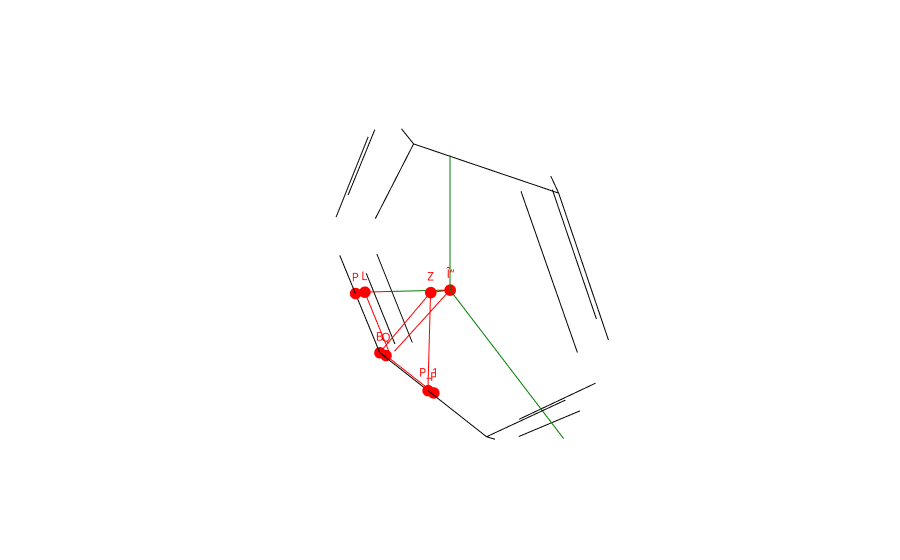

Notebook cell for this chart:
### Code cell
plot_brillouin_zone(el_bs.structure)

### Figure 1 — Plotly figure (JSON) as saved in the notebook; plotly's stock layout.template omitted (floating-point values rounded to 4 significant figures)
{"data": [{"line": {"color": "green"}, "mode": "lines+text", "showlegend": false, "text": ["", "a"], "type": "scatter3d", "x": [0, 0.5425], "y": [0, -2.004], "z": [0, -1.085]}, {"line": {"color": "green"}, "mode": "lines+text", "showlegend": false, "text": ["", "b"], "type": "scatter3d", "x": [0, 0.5425], "y": [0, 2.004], "z": [0, -1.085]}, {"line": {"color": "green"}, "mode": "lines+text", "showlegend": false, "text": ["", "c"], "type": "scatter3d", "x": [0, 0], "y": [0, 0], "z": [0, 2.343]}, {"line": {"color": "black"}, "mode": "lines", "showlegend": false, "text": "", "type": "scatter3d", "x": [2.424e-18, 0.3707], "y": [-0.7348, -0.6345], "z": [-1.171, -1.171]}, {"line": {"color": "black"}, "mode": "lines", "showlegend": false, "text": "", "type": "scatter3d", "x": [2.424e-18, -0.3707], "y": [-0.7348, -0.6345], "z": [-1.171, -1.171]}, {"line": {"color": "black"}, "mode": "lines", "showlegend": false, "text": "", "type": "scatter3d", "x": [0.3707, 0.3707], "y": [-0.6345, 0.6345], "z": [-1.171, -1.171]}, {"line": {"color": "black"}, "mode": "lines", "showlegend": false, "text": "", "type": "scatter3d", "x": [0.3707, 2.424e-18], "y": [0.6345, 0.7348], "z": [-1.171, -1.171]}, {"line": {"color": "black"}, "mode": "lines", "showlegend": false, "text": "", "type": "scatter3d", "x": [2.424e-18, -0.3707], "y": [0.7348, 0.6345], "z": [-1.171, -1.171]}, {"line": {"color": "black"}, "mode": "lines", "showlegend": false, "text": "", "type": "scatter3d", "x": [-0.3707, -0.3707], "y": [0.6345, -0.6345], "z": [-1.171, -1.171]}, {"line": {"color": "black"}, "mode": "lines", "showlegend": false, "text": "", "type": "scatter3d", "x": [-0.1718, 2.424e-18], "y": [1.369, 0.7348], "z": [-0.08584, -1.171]}, {"line": {"color": "black"}, "mode": "lines", "showlegend": false, "text": "", "type": "scatter3d", "x": [-0.1718, -0.5425], "y": [1.369, 1.269], "z": [-0.08584, -0.08584]}, {"line": {"color": "black"}, "mode": "lines", "showlegend": false, "text": "", "type": "scatter3d", "x": [-0.3707, -0.5425], "y": [0.6345, 1.269], "z": [-1.171, -0.08584]}, {"line": {"color": "black"}, "mode": "lines", "showlegend": false, "text": "", "type": "scatter3d", "x": [-0.1718, 0.1718], "y": [-1.369, -1.369], "z": [-0.08584, 0.08584]}, {"line": {"color": "black"}, "mode": "lines", "showlegend": false, "text": "", "type": "scatter3d", "x": [-0.1718, 2.424e-18], "y": [-1.369, -0.7348], "z": [-0.08584, -1.171]}, {"line": {"color": "black"}, "mode": "lines", "showlegend": false, "text": "", "type": "scatter3d", "x": [0.1718, 0.5425], "y": [-1.369, -1.269], "z": [0.08584, 0.08584]}, {"line": {"color": "black"}, "mode": "lines", "showlegend": false, "text": "", "type": "scatter3d", "x": [0.5425, 0.7142], "y": [-1.269, -0.6345], "z": [0.08584, -0.9996]}, {"line": {"color": "black"}, "mode": "lines", "showlegend": false, "text": "", "type": "scatter3d", "x": [0.7142, 0.3707], "y": [-0.6345, -0.6345], "z": [-0.9996, -1.171]}, {"line": {"color": "black"}, "mode": "lines", "showlegend": false, "text": "", "type": "scatter3d", "x": [-0.1718, -0.5425], "y": [-1.369, -1.269], "z": [-0.08584, -0.08584]}, {"line": {"color": "black"}, "mode": "lines", "showlegend": false, "text": "", "type": "scatter3d", "x": [-0.3707, -0.5425], "y": [-0.6345, -1.269], "z": [-1.171, -0.08584]}, {"line": {"color": "black"}, "mode": "lines", "showlegend": false, "text": "", "type": "scatter3d", "x": [-0.5425, -0.7142], "y": [-1.269, -0.6345], "z": [-0.08584, 0.9996]}, {"line": {"color": "black"}, "mode": "lines", "showlegend": false, "text": "", "type": "scatter3d", "x": [-0.7142, -0.7142], "y": [-0.6345, 0.6345], "z": [0.9996, 0.9996]}, {"line": {"color": "black"}, "mode": "lines", "showlegend": false, "text": "", "type": "scatter3d", "x": [-0.7142, -0.5425], "y": [0.6345, 1.269], "z": [0.9996, -0.08584]}, {"line": {"color": "black"}, "mode": "lines", "showlegend": false, "text": "", "type": "scatter3d", "x": [-0.1718, 0.1718], "y": [1.369, 1.369], "z": [-0.08584, 0.08584]}, {"line": {"color": "black"}, "mode": "lines", "showlegend": false, "text": "", "type": "scatter3d", "x": [0.1718, 0.5425], "y": [1.369, 1.269], "z": [0.08584, 0.08584]}, {"line": {"color": "black"}, "mode": "lines", "showlegend": false, "text": "", "type": "scatter3d", "x": [0.5425, 0.7142], "y": [1.269, 0.6345], "z": [0.08584, -0.9996]}, {"line": {"color": "black"}, "mode": "lines", "showlegend": false, "text": "", "type": "scatter3d", "x": [0.7142, 0.3707], "y": [0.6345, 0.6345], "z": [-0.9996, -1.171]}, {"line": {"color": "black"}, "mode": "lines", "showlegend": false, "text": "", "type": "scatter3d", "x": [0.7142, 0.7142], "y": [-0.6345, 0.6345], "z": [-0.9996, -0.9996]}, {"line": {"color": "black"}, "mode": "lines", "showlegend": false, "text": "", "type": "scatter3d", "x": [-0.3707, 2.195e-16], "y": [0.6345, 0.7348], "z": [1.171, 1.171]}, {"line": {"color": "black"}, "mode": "lines", "showlegend": false, "text": "", "type": "scatter3d", "x": [-0.3707, -0.3707], "y": [0.6345, -0.6345], "z": [1.171, 1.171]}, {"line": {"color": "black"}, "mode": "lines", "showlegend": false, "text": "", "type": "scatter3d", "x": [2.195e-16, 0.3707], "y": [0.7348, 0.6345], "z": [1.171, 1.171]}, {"line": {"color": "black"}, "mode": "lines", "showlegend": false, "text": "", "type": "scatter3d", "x": [0.3707, 0.3707], "y": [0.6345, -0.6345], "z": [1.171, 1.171]}, {"line": {"color": "black"}, "mode": "lines", "showlegend": false, "text": "", "type": "scatter3d", "x": [0.3707, 3.285e-16], "y": [-0.6345, -0.7348], "z": [1.171, 1.171]}, {"line": {"color": "black"}, "mode": "lines", "showlegend": false, "text": "", "type": "scatter3d", "x": [3.285e-16, -0.3707], "y": [-0.7348, -0.6345], "z": [1.171, 1.171]}, {"line": {"color": "black"}, "mode": "lines", "showlegend": false, "text": "", "type": "scatter3d", "x": [-0.7142, -0.3707], "y": [0.6345, 0.6345], "z": [0.9996, 1.171]}, {"line": {"color": "black"}, "mode": "lines", "showlegend": false, "text": "", "type": "scatter3d", "x": [-0.7142, -0.3707], "y": [-0.6345, -0.6345], "z": [0.9996, 1.171]}, {"line": {"color": "black"}, "mode": "lines", "showlegend": false, "text": "", "type": "scatter3d", "x": [0.1718, 2.195e-16], "y": [1.369, 0.7348], "z": [0.08584, 1.171]}, {"line": {"color": "black"}, "mode": "lines", "showlegend": false, "text": "", "type": "scatter3d", "x": [0.5425, 0.3707], "y": [1.269, 0.6345], "z": [0.08584, 1.171]}, {"line": {"color": "black"}, "mode": "lines", "showlegend": false, "text": "", "type": "scatter3d", "x": [0.1718, 3.285e-16], "y": [-1.369, -0.7348], "z": [0.08584, 1.171]}, {"line": {"color": "black"}, "mode": "lines", "showlegend": false, "text": "", "type": "scatter3d", "x": [0.5425, 0.3707], "y": [-1.269, -0.6345], "z": [0.08584, 1.171]}, {"line": {"color": "red"}, "mode": "lines", "showlegend": false, "text": "", "type": "scatter3d", "x": [0, 0.2712], "y": [0, -1.002], "z": [0, -0.5427]}, {"line": {"color": "red"}, "mode": "lines", "showlegend": false, "text": "", "type": "scatter3d", "x": [0.2712, 0.3707], "y": [-1.002, -0.6345], "z": [-0.5427, -1.171]}, {"line": {"color": "red"}, "mode": "lines", "showlegend": false, "text": "", "type": "scatter3d", "x": [0.7142, 0.5425], "y": [-0.6345, 0], "z": [-0.9996, 0.08584]}, {"line": {"color": "red"}, "mode": "lines", "showlegend": false, "text": "", "type": "scatter3d", "x": [0.5425, 0], "y": [0, 0], "z": [0.08584, 0]}, {"line": {"color": "red"}, "mode": "lines", "showlegend": false, "text": "", "type": "scatter3d", "x": [0, 0.1853], "y": [0, -0.6847], "z": [0, -1.171]}, {"line": {"color": "red"}, "mode": "lines", "showlegend": false, "text": "", "type": "scatter3d", "x": [0.5425, 0.5425], "y": [-0.6345, 0], "z": [-1.085, -1.085]}, {"line": {"color": "red"}, "mode": "lines", "showlegend": false, "text": "", "type": "scatter3d", "x": [0.5425, 0.7142], "y": [0, -3.41e-17], "z": [-1.085, -0.9996]}, {"line": {"color": "red"}, "mode": "lines", "showlegend": false, "text": "", "type": "scatter3d", "x": [0.7142, 0.5425], "y": [-3.41e-17, 0], "z": [-0.9996, 0.08584]}, {"line": {"color": "red"}, "mode": "lines", "showlegend": false, "text": "", "type": "scatter3d", "x": [0.2712, 0.6283], "y": [-1.002, -0.9517], "z": [-0.5427, -0.4569]}, {"marker": {"color": "red", "size": 4}, "mode": "markers+text", "showlegend": false, "text": ["Î“", "B", "B_1", "F", "L", "L_1", "P", "P_1", "P_2", "Q", "X", "Z"], "textfont": {"color": "red"}, "type": "scatter3d", "x": [0, 0.7142, 0.3707, 0.5425, 0.2712, 0, 0.6283, 0.7142, 0.3707, 0.5425, 0.1853, 0.5425], "y": [0, -0.6345, -0.6345, 0, -1.002, 0, -0.9517, -3.41e-17, 3.41e-17, -0.6345, -0.6847, 0], "z": [0, -0.9996, -1.171, -1.085, -0.5427, -1.171, -0.4569, -0.9996, -1.171, -1.085, -1.171, 0.08584]}], "layout": {"scene": {"xaxis": {"range": [-1.15, 1.15], "visible": false}, "yaxis": {"range": [-1.15, 1.15], "visible": false}, "zaxis": {"range": [-1.15, 1.15], "visible": false}}}}
